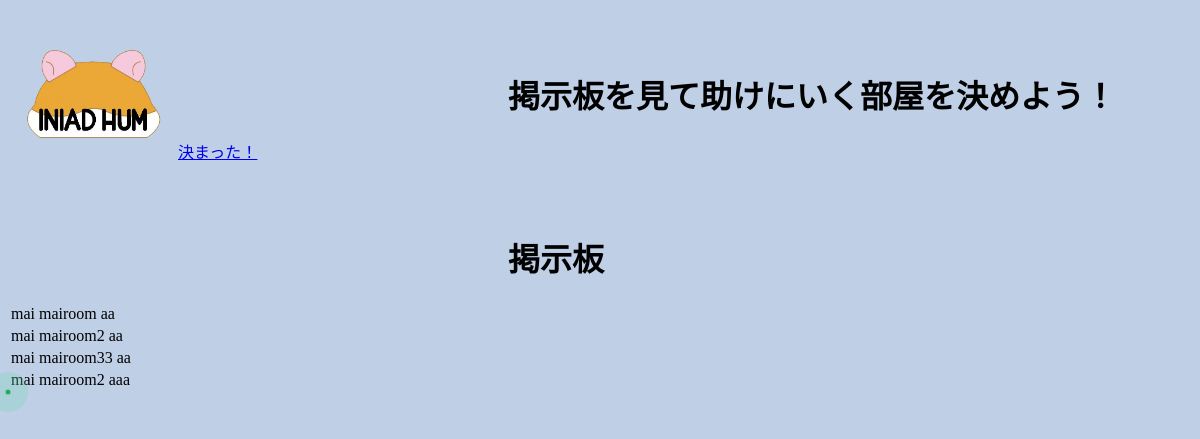
Page /game/home/match/ on the earlier database version.
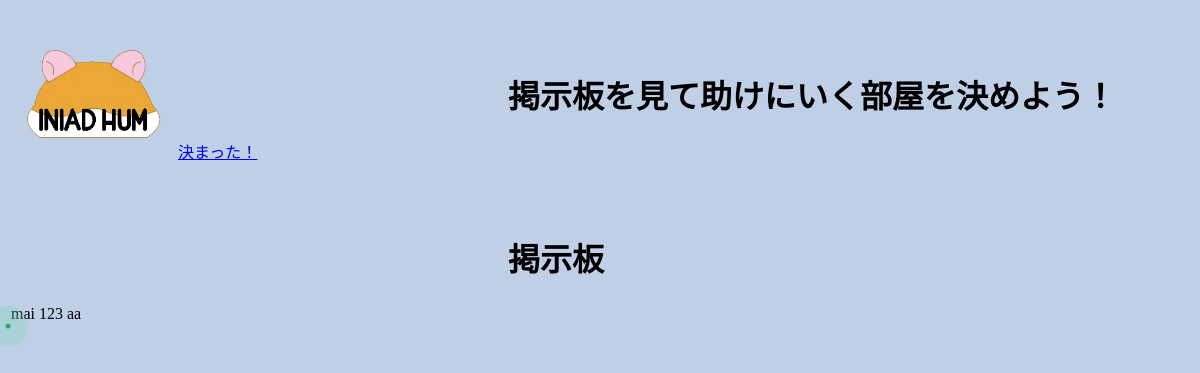
Same page on the later database version.
### game/models.py (models this page shows)
class Log(models.Model):
    username = models.CharField(max_length=256)
    roomname = models.CharField(max_length=256)
    comment = models.TextField(default='')

### game/views.py (the view)
# urls.py: path('home/match/', views.match, name='match'),
def match(request):
    logs = Log.objects.all()
    data = {'logs' : logs}
    return render(request, 'game/match.html', data)

### templates/game/match.html (shortened to what this page needs)
{% load static %}
<!DOCTYPE html>
<html>
<head>
    <link type="text/css" rel="stylesheet" href="{% static 'css/style.css' %}">
</head>
<body>
    <p><image src="{% static 'images/game.png' %}" alt="ゲームロゴ" /></p>
    <h1>掲示板を見て助けにいく部屋を決めよう！</h1>
    <a class="button" href="{% url 'chat' %}" target="_blank" rel="noopener">決まった！</a>
    <h1>掲示板</h1>
    <table>
        {% for log in logs %}
        <tr>
            <td>{{ log.username }} {{ log.roomname }} {{log.comment }}</td>
        </tr>
        {% endfor %}
    </table>
</body>
</html>

Differences in the rows shown:
removed Log: username "mai", roomname "mairoom2", comment "aa"
removed Log: username "mai", roomname "mairoom33", comment "aa"
removed Log: username "mai", roomname "mairoom2", comment "aaa"
changed Log "mai": roomname "mairoom" → "123"
